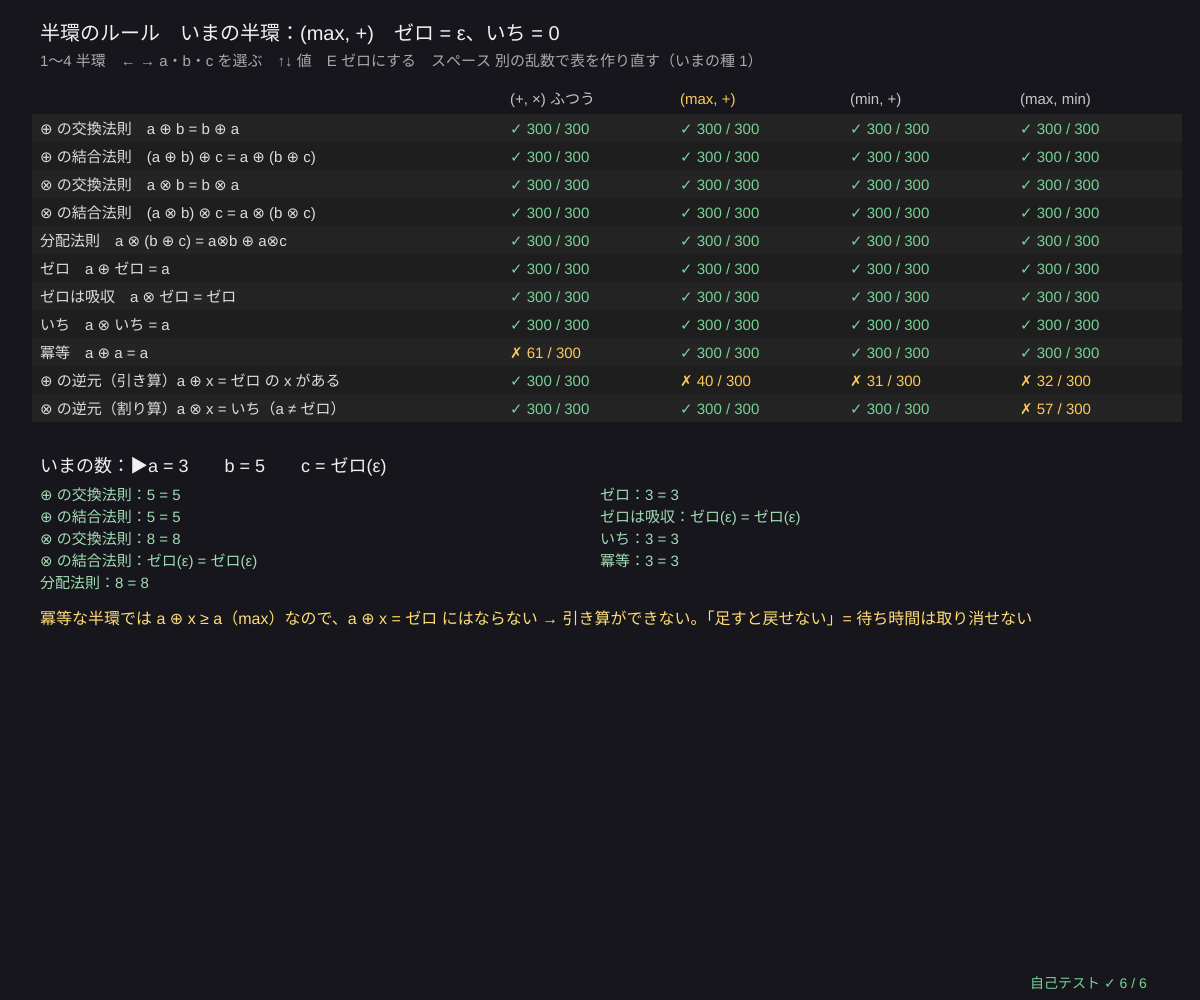
Frame 1 (no input)
Frame 60 (no input): identical to frame 1, image omitted
Frame 120 (the mouse pressed at the canvas centre since frame 60): identical to frame 1, image omitted

The p5.js sketch that drew this single still picture (run headless with seeded random() and noise() and a simulated clock; from frame 60 on, the mouse is pressed at the canvas centre):

// p5.js sketch
// ── sketch.js
// ============================================
// 01 半環のルール ─ ⊕ と ⊗ は、ふつうの + と × と同じルールをどこまで守る？
// 交換・結合・分配法則、ゼロ（⊕ の単位元）といち（⊗ の単位元）は 4 つとも成り立つ → 「半環」
//   でも (max, +) には ⊕ の逆元がない（a ⊕ x = ε となる x がない ＝ 引き算ができない）。そのかわり a ⊕ a = a（冪等）
//   表は各ルールを 300 組のランダムな数（ε や ±∞ も入れて）で確かめた結果
// 1〜4 半環を選ぶ / ← → a・b・c を選ぶ / ↑↓ その値を変える / E その値を「ゼロ」に / スペース 別の乱数で表を作り直す
// ============================================

const SEMIRINGS = [                    // ★ 4 つの半環：⊕、⊗、ゼロ、いち
  { name: '(+, ×) ふつう', add: (a, b) => a + b, mul: (a, b) => a * b, zero: 0, one: 1, idem: false },
  { name: '(max, +)', add: mpAdd, mul: mpMul, zero: -Infinity, one: 0, idem: true },
  { name: '(min, +)', add: (a, b) => (a <= b ? a : b), mul: (a, b) => (a === Infinity || b === Infinity ? Infinity : a + b), zero: Infinity, one: 0, idem: true },
  { name: '(max, min)', add: (a, b) => (a >= b ? a : b), mul: (a, b) => (a <= b ? a : b), zero: -Infinity, one: Infinity, idem: true },
];
const LAWS = [                         // ★ 確かめるルール（sr = 半環、a, b, c = 数）
  { name: '⊕ の交換法則　a ⊕ b = b ⊕ a', f: (s, a, b) => [s.add(a, b), s.add(b, a)] },
  { name: '⊕ の結合法則　(a ⊕ b) ⊕ c = a ⊕ (b ⊕ c)', f: (s, a, b, c) => [s.add(s.add(a, b), c), s.add(a, s.add(b, c))] },
  { name: '⊗ の交換法則　a ⊗ b = b ⊗ a', f: (s, a, b) => [s.mul(a, b), s.mul(b, a)] },
  { name: '⊗ の結合法則　(a ⊗ b) ⊗ c = a ⊗ (b ⊗ c)', f: (s, a, b, c) => [s.mul(s.mul(a, b), c), s.mul(a, s.mul(b, c))] },
  { name: '分配法則　a ⊗ (b ⊕ c) = a⊗b ⊕ a⊗c', f: (s, a, b, c) => [s.mul(a, s.add(b, c)), s.add(s.mul(a, b), s.mul(a, c))] },
  { name: 'ゼロ　a ⊕ ゼロ = a', f: (s, a) => [s.add(a, s.zero), a] },
  { name: 'ゼロは吸収　a ⊗ ゼロ = ゼロ', f: (s, a) => [s.mul(a, s.zero), s.zero] },
  { name: 'いち　a ⊗ いち = a', f: (s, a) => [s.mul(a, s.one), a] },
  { name: '冪等　a ⊕ a = a', f: (s, a) => [s.add(a, a), a] },
  { name: '⊕ の逆元（引き算）a ⊕ x = ゼロ の x がある', f: (s, a) => [hasAddInverse(s, a), true] },
  { name: '⊗ の逆元（割り算）a ⊗ x = いち（a ≠ ゼロ）', f: (s, a) => [a === s.zero || hasMulInverse(s, a), true] },
];
let cur = 1, vals = [3, 5, -Infinity], sel = 0, table = [], tableSeed = 1;

function setup() { createCanvas(windowWidth, windowHeight); textWrap(CHAR); selfTest(); buildTable(); }

// 引き算：候補 x を順に試す（ふつうなら x = −a。max・min は x を何にしても a ⊕ x ≥ a なのでゼロにならない）
function hasAddInverse(s, a) { return [-a, s.zero, s.one, 0, -1e9, 1e9, NEG_INF, Infinity].some((x) => s.add(a, x) === s.zero); }
function hasMulInverse(s, a) { return [-a, 1 / a, s.one, s.zero].some((x) => { let v = s.mul(a, x); return v === s.one || (isFinite(v) && Math.abs(v - s.one) < 1e-12); }); }
function sample(s) {                   // 整数（小数の誤差を避ける）とゼロ・いち
  let u = rnd();
  if (u < 0.12) return s.zero; if (u < 0.2) return s.one;
  return rndInt(-9, 9);
}
function lawHolds(s, law, a, b, c) { let [p, q] = law.f(s, a, b, c); return p === q; }
function buildTable() {
  seedRng(tableSeed); table = SEMIRINGS.map((s) => LAWS.map(() => 0));
  for (let si = 0; si < SEMIRINGS.length; si++) for (let t = 0; t < 300; t++) {
    let s = SEMIRINGS[si], a = sample(s), b = sample(s), c = sample(s);
    LAWS.forEach((law, li) => { if (lawHolds(s, law, a, b, c)) table[si][li]++; });
  }
}
function fmtS(s, v) { return v === s.zero && s.zero !== 0 ? 'ゼロ(' + mpFmt(v) + ')' : v === Infinity ? '+∞' : mpFmt(v, 0); }

function draw() {
  background(22, 22, 28);
  let x0 = 40, y0 = 104, cw = Math.min(190, (width - 520) / 4), rh = 28;
  textAlign(LEFT, BASELINE); noStroke(); fill(240); textSize(20);
  text('半環のルール　いまの半環：' + SEMIRINGS[cur].name + '　ゼロ = ' + mpFmt(SEMIRINGS[cur].zero) + '、いち = ' + mpFmt(SEMIRINGS[cur].one), x0, 40);
  fill(170); textSize(15); text('1〜4 半環　← → a・b・c を選ぶ　↑↓ 値　E ゼロにする　スペース 別の乱数で表を作り直す（いまの種 ' + tableSeed + '）', x0, 66);
  // ---- 表
  textSize(15); fill(200);
  SEMIRINGS.forEach((s, si) => { fill(si === cur ? color(255, 200, 90) : 200); text(s.name, x0 + 470 + si * cw, y0); });
  LAWS.forEach((law, li) => {
    let y = y0 + 30 + li * rh;
    fill(li % 2 ? 30 : 36); rect(x0 - 8, y - 20, 470 + 4 * cw, rh);
    fill(220); text(law.name, x0, y);
    SEMIRINGS.forEach((s, si) => {
      let n = table[si][li], all = n === 300;
      fill(all ? color(120, 210, 150) : n === 0 ? color(255, 120, 100) : color(255, 200, 90));
      text((all ? '✓ ' : '✗ ') + n + ' / 300', x0 + 470 + si * cw, y);
    });
  });
  // ---- いまの a, b, c で 1 つずつ計算
  let s = SEMIRINGS[cur], [a, b, c] = vals, yy = y0 + 60 + LAWS.length * rh;
  fill(240); textSize(18);
  text('いまの数：' + ['a', 'b', 'c'].map((nm, i) => (i === sel ? '▶' : '') + nm + ' = ' + fmtS(s, vals[i])).join('　　'), x0, yy);
  textSize(15);
  LAWS.slice(0, 9).forEach((law, li) => {
    let [p, q] = law.f(s, a, b, c), ok = p === q, col = li < 5 ? 0 : 1, row = li < 5 ? li : li - 5;
    fill(ok ? color(160, 220, 180) : color(255, 140, 120));
    text(law.name.split('　')[0] + '：' + fmtS(s, p) + (ok ? ' = ' : ' ≠ ') + fmtS(s, q), x0 + col * 560, yy + 28 + row * 22);
  });
  fill(255, 220, 120); textSize(16);
  text(s.idem ? '冪等な半環では a ⊕ x ≥ a（max）なので、a ⊕ x = ゼロ にはならない → 引き算ができない。「足すと戻せない」= 待ち時間は取り消せない'
    : 'ふつうの数には引き算（−a）がある。でも冪等ではない：' + a + ' + ' + a + ' = ' + (a + a), x0, yy + 28 + 5 * 22 + 14);
  drawSelfTest(width - 170, height - 12);
}

function keyPressed() {
  for (let k = 1; k <= 4; k++) if (key === String(k)) cur = k - 1;
  if (key === LEFT_ARROW) sel = (sel + 2) % 3;
  if (key === RIGHT_ARROW) sel = (sel + 1) % 3;
  let v = vals[sel], s = SEMIRINGS[cur];
  if (key === UP_ARROW) vals[sel] = isFinite(v) ? Math.min(9, v + 1) : 0;
  if (key === DOWN_ARROW) vals[sel] = isFinite(v) ? Math.max(-9, v - 1) : 0;
  if (key === 'e' || key === 'E') vals[sel] = s.zero;
  if (key === ' ') { tableSeed++; buildTable(); }
  return false;
}

// ---- 自己テスト
function selfTest() {
  selfTestResults = [];
  let count = (si, li, seed) => { seedRng(seed); let s = SEMIRINGS[si], n = 0; for (let t = 0; t < 500; t++) if (lawHolds(s, LAWS[li], sample(s), sample(s), sample(s))) n++; return n; };
  let first9 = (si) => [0, 1, 2, 3, 4, 5, 6, 7, 8].every((li) => count(si, li, 7 + li) === 500);
  check('(max, +)：交換・結合・分配・ゼロ・吸収・いち・冪等が 500 組すべてで成り立つ（ε 入り）', first9(1));
  check('(min, +) と (max, min) も同じ 9 つのルールが成り立つ（+∞ 入り）', first9(2) && first9(3));
  check('(+, ×) は冪等でない（a + a ≠ a の組がある）が、ほかの 8 つは成り立つ', count(0, 8, 3) < 500 && [0, 1, 2, 3, 4, 5, 6, 7].every((li) => count(0, li, 11) === 500));
  check('(max, +) には ⊕ の逆元がない：a ≠ ε なら a ⊕ x = ε となる x はない', [-9, -1, 0, 4, 9].every((a) => !hasAddInverse(SEMIRINGS[1], a)) && hasAddInverse(SEMIRINGS[0], 4));
  check('(max, +) は割り算ができる（半体）：a ⊗ (−a) = e = 0', [-9, -1, 0, 4, 9].every((a) => mpMul(a, -a) === 0));
  let ok = true; for (let s of SEMIRINGS) for (let a of [s.zero, s.one, -3, 5]) for (let b of [s.zero, s.one, 2]) if (!noNaN([s.add(a, b), s.mul(a, b)])) ok = false;
  check('どの半環でもゼロ・いち・数の組み合わせで NaN が出ない', ok);
  reportSelfTest();
}

// ---------- やってみよう ----------
// 1. 2 を押して (max, +) にし、a = 3, b = 3 で冪等 a ⊕ a = a を確かめよう。1 のふつうの数ではどうなる？
// 2. E で a をゼロ（ε）にして、「ゼロは吸収」a ⊗ ε = ε を確かめよう。待ち合わせで言うと？
// 3. (max, min) の「いち」は +∞。a ⊗ +∞ = min(a, +∞) = a になるのはなぜ？（道の「太さ」の計算に使う）
// 4. 引き算がないのに、なぜ方程式が解ける？ → 05 の「残余」（いちばん大きい劣解）
// 5. LAWS に「a ⊕ (b ⊗ c) = (a ⊕ b) ⊗ (a ⊕ c)」を足してみよう。どの半環で成り立つ？

// ==================================================
// ここから下は「マックスプラスの道具」（中身は読まなくても OK。消さないでね）
// ==================================================
// ---- マックスプラスの数：ε = −∞（「ゼロ」= 起きない・制約なし）、e = 0（「いち」= 待ち時間なし）
const NEG_INF = -Infinity;
function mpAdd(a, b) { return a >= b ? a : b; }                                   // a ⊕ b = max(a, b)
function mpMul(a, b) { return a === NEG_INF || b === NEG_INF ? NEG_INF : a + b; }  // a ⊗ b = a + b（ε があれば ε。−∞ + ∞ を作らない）
function mpFmt(v, d) {                                                             // ε を「ε」と表示（−Infinity を見せない）
  if (v === NEG_INF) return 'ε';
  if (v === Infinity) return '+∞';
  if (typeof v !== 'number' || v !== v) return '?';
  let s = (+v.toFixed(d === undefined ? 1 : d)).toString();
  return s === '-0' ? '0' : s;
}
// ---- 種つきの乱数（同じ種なら毎回同じ列）
let rngState = 1;
function seedRng(s) { rngState = (s >>> 0) || 1; }
function rnd() {                       // 0〜1 の一様乱数（mulberry32）
  rngState = (rngState + 0x6d2b79f5) >>> 0;
  let t = rngState;
  t = Math.imul(t ^ (t >>> 15), t | 1);
  t ^= t + Math.imul(t ^ (t >>> 7), t | 61);
  return ((t ^ (t >>> 14)) >>> 0) / 4294967296;
}
function rndInt(a, b) { return a + Math.floor(rnd() * (b - a + 1)); }
// ---- 自己テストの道具
let selfTestResults = [];
function check(name, cond) { selfTestResults.push({ name, ok: !!cond }); }
function near(a, b, tol) { return a !== null && a !== undefined && isFinite(a) && Math.abs(a - b) <= (tol === undefined ? 1e-9 : tol); }
function noNaN(v) { return Array.isArray(v) ? v.every(noNaN) : !(typeof v === 'number' && v !== v); }
function reportSelfTest() { for (let r of selfTestResults) (r.ok ? console.log : console.error)((r.ok ? '✓ ' : '✗ ') + r.name); }
function selfTestLine() { let n = selfTestResults.filter((r) => r.ok).length; return '自己テスト ' + (n === selfTestResults.length ? '✓ ' : '✗ ') + n + ' / ' + selfTestResults.length; }
function drawSelfTest(x, y) { noStroke(); fill(selfTestResults.every((r) => r.ok) ? color(120, 210, 150) : color(255, 90, 90)); textSize(14); textAlign(LEFT, BASELINE); text(selfTestLine(), x, y); }
